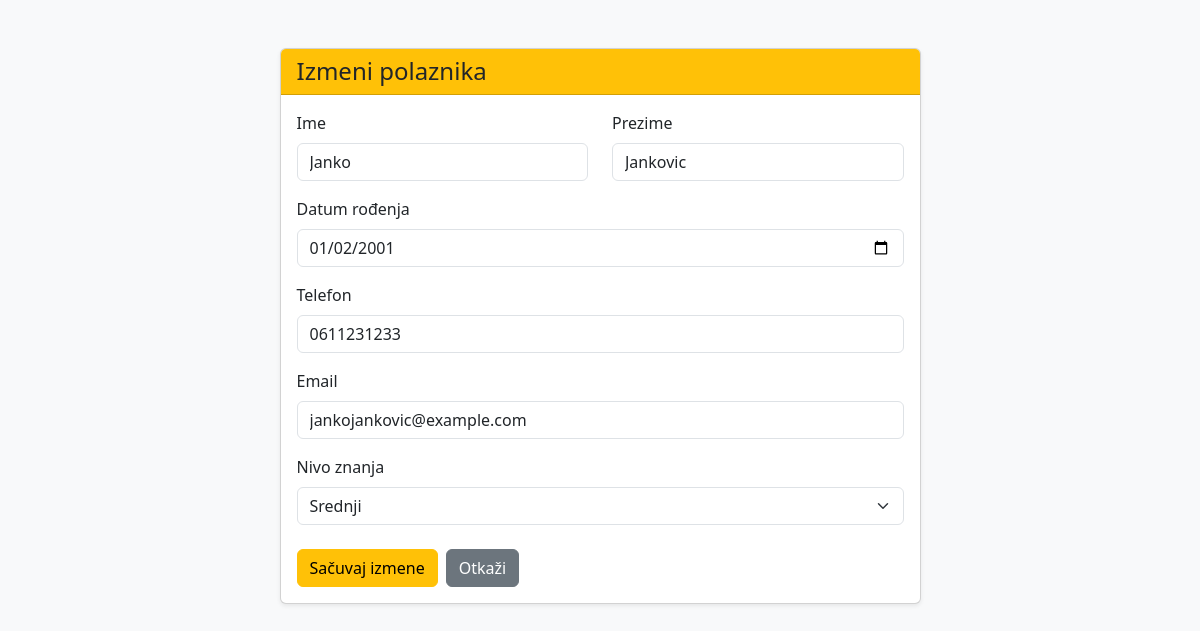
The app's page /plivanje_projekat/izmeni_polaznika.php?id=4 (signed in), older data.
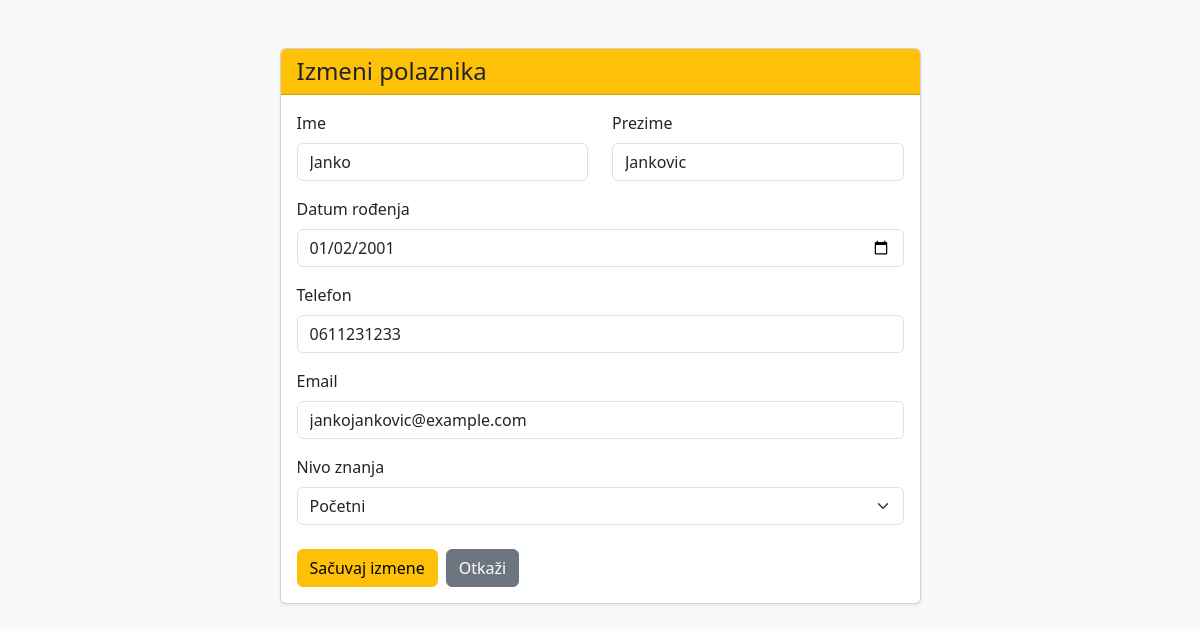
The same page, newer data.
### tables this page shows
CREATE TABLE IF NOT EXISTS `polaznici` (
  `id` int NOT NULL AUTO_INCREMENT,
  `ime` varchar(50) NOT NULL,
  `prezime` varchar(50) NOT NULL,
  `datum_rodjenja` date DEFAULT NULL,
  `telefon` varchar(30) DEFAULT NULL,
  `email` varchar(100) DEFAULT NULL,
  `nivo_id` int DEFAULT NULL,
  PRIMARY KEY (`id`),
  KEY `nivo_id` (`nivo_id`)
);

CREATE TABLE IF NOT EXISTS `nivoi` (
  `id` int NOT NULL AUTO_INCREMENT,
  `naziv` varchar(100) NOT NULL,
  `opis` text,
  PRIMARY KEY (`id`)
);

### plivanje_projekat/classes/BaseModel.php (called while the page is built, shortened)
<?php
require_once __DIR__ . '/../config/Database.php';
class BaseModel
{
    public function __construct()
    {
        $database = new Database();
        $this->connection = $database->connect();
    }
}

### plivanje_projekat/config/Database.php (called while the page is built)
<?php
class Database
{
    private string $host = 'localhost';
    private string $databaseName = 'plivanje_db';
    private string $username = 'root';
    private string $password = '';
    private ?PDO $connection = null;
    public function connect(): PDO
    {
        if ($this->connection === null) {
            try {
                $dsn = "mysql:host={$this->host};dbname={$this->databaseName};charset=utf8mb4";
                $this->connection = new PDO(
                    $dsn,
                    $this->username,
                    $this->password
                );
                $this->connection->setAttribute(
                    PDO::ATTR_ERRMODE,
                    PDO::ERRMODE_EXCEPTION
                );
                $this->connection->setAttribute(
                    PDO::ATTR_DEFAULT_FETCH_MODE,
                    PDO::FETCH_ASSOC
                );
            } catch (PDOException $exception) {
                die('Greška pri povezivanju sa bazom: ' . $exception->getMessage());
            }
        }
        return $this->connection;
    }
}

### plivanje_projekat/classes/Polaznik.php (called while the page is built, shortened)
<?php
require_once __DIR__ . '/BaseModel.php';
class Polaznik extends BaseModel implements CrudInterface
{
    public function findById(int $id): array|false
{
    $sql = "SELECT * FROM polaznici WHERE id = :id";
    $stmt = $this->connection->prepare($sql);
    $stmt->execute([
        ':id' => $id
    ]);
    return $stmt->fetch();
}
}

### plivanje_projekat/classes/Nivo.php (called while the page is built)
<?php
require_once __DIR__ . '/BaseModel.php';
class Nivo extends BaseModel
{
    public function read(): array
    {
        $sql = "SELECT * FROM nivoi ORDER BY id ASC";
        $stmt = $this->connection->query($sql);
        return $stmt->fetchAll();
    }
}

### plivanje_projekat/izmeni_polaznika.php (the view, shortened to what the changed rows need)
<?php
require_once __DIR__ . '/classes/Polaznik.php';
require_once __DIR__ . '/classes/Nivo.php';
$polaznikModel = new Polaznik();
$nivoModel = new Nivo();
$nivoi = $nivoModel->read();
$id = filter_input(
    INPUT_GET,
    'id',
    FILTER_VALIDATE_INT
);
$polaznik = $polaznikModel->findById($id);
$izabraniNivo = $_POST['nivo_id']
    ?? $polaznik['nivo_id'];
?>
<!DOCTYPE html>
<html lang="sr">
<head>
    <link
        href="https://cdn.jsdelivr.net/npm/bootstrap@5.3.3/dist/css/bootstrap.min.css"
        rel="stylesheet"
    >
</head>
<body class="bg-light">
<div class="container py-5">
    <div class="row justify-content-center">
        <div class="col-md-9 col-lg-7">
            <div class="card shadow-sm">
                <div class="card-header bg-warning">
                    <h1 class="h4 mb-0">
                        Izmeni polaznika
                    </h1>
                </div>
                <div class="card-body">
                    <form method="POST">
                        <div class="row">
                            <div class="col-md-6 mb-3">
                                <label for="ime" class="form-label">
                                    Ime
                                </label>
                                <input
                                    type="text"
                                    class="form-control"
                                    id="ime"
                                    name="ime"
                                    value="<?= htmlspecialchars(
                                        $_POST['ime'] ?? $polaznik['ime']
                                    ) ?>"
                                    required
                                >
                            </div>
                            <div class="col-md-6 mb-3">
                                <label for="prezime" class="form-label">
                                    Prezime
                                </label>
                                <input
                                    type="text"
                                    class="form-control"
                                    id="prezime"
                                    name="prezime"
                                    value="<?= htmlspecialchars(
                                        $_POST['prezime']
                                        ?? $polaznik['prezime']
                                    ) ?>"
                                    required
                                >
                            </div>
                        </div>
                        <div class="mb-3">
                            <label
                                for="datum_rodjenja"
                                class="form-label"
                            >
                                Datum rođenja
                            </label>
                            <input
                                type="date"
                                class="form-control"
                                id="datum_rodjenja"
                                name="datum_rodjenja"
                                value="<?= htmlspecialchars(
                                    $_POST['datum_rodjenja']
                                    ?? $polaznik['datum_rodjenja']
                                    ?? ''
                                ) ?>"
                            >
                        </div>
                        <div class="mb-3">
                            <label for="telefon" class="form-label">
                                Telefon
                            </label>
                            <input
                                type="text"
                                class="form-control"
                                id="telefon"
                                name="telefon"
                                value="<?= htmlspecialchars(
                                    $_POST['telefon']
                                    ?? $polaznik['telefon']
                                    ?? ''
                                ) ?>"
                            >
                        </div>
                        <div class="mb-3">
                            <label for="email" class="form-label">
                                Email
                            </label>
                            <input
                                type="email"
                                class="form-control"
                                id="email"
                                name="email"
                                value="<?= htmlspecialchars(
                                    $_POST['email']
                                    ?? $polaznik['email']
                                    ?? ''
                                ) ?>"
                            >
                        </div>
                        <div class="mb-4">
                            <label for="nivo_id" class="form-label">
                                Nivo znanja
                            </label>
                            <select
                                class="form-select"
                                id="nivo_id"
                                name="nivo_id"
                                required
                            >
                                <?php foreach ($nivoi as $nivo): ?>
                                    <option
                                        value="<?= (int) $nivo['id'] ?>"
                                        data-naziv="<?= htmlspecialchars(
                                            mb_strtolower(
                                                trim($nivo['naziv']),
                                                'UTF-8'
                                            )
                                        ) ?>"
                                        <?= $izabraniNivo == $nivo['id']
                                            ? 'selected'
                                            : '' ?>
                                    >
                                        <?= htmlspecialchars($nivo['naziv']) ?>
                                    </option>
                                <?php endforeach; ?>
                            </select>
                        </div>
                    </form>
                </div>
            </div>
        </div>
    </div>
</div>
</body>
</html>

Row changes from the older to the newer data that the page shows:
changed polaznici "Janko": nivo_id "Srednji" → "Početni"
